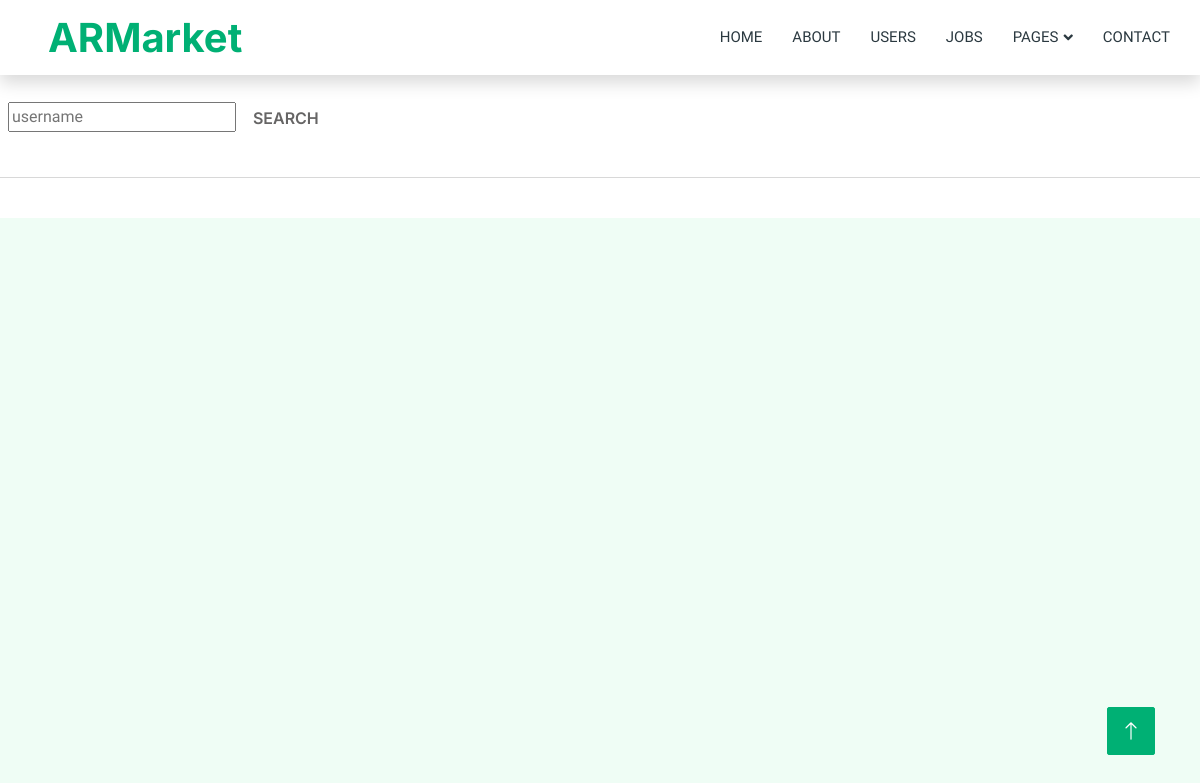
The app's page /searchuser/, older data.
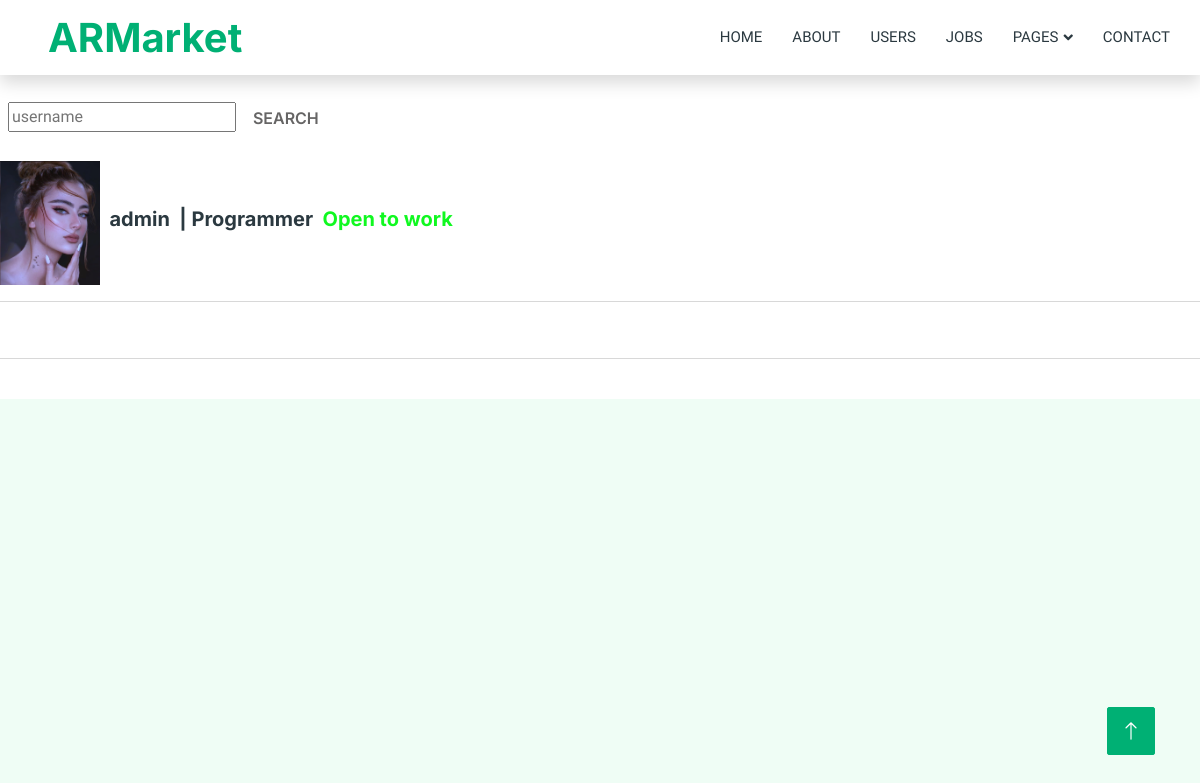
The same page, newer data.
### main/models.py (models this page shows, shortened)
class UserInfo(models.Model):
    obj=models.ForeignKey(User,on_delete=models.CASCADE,related_name='userp')
    img=models.ImageField('imagers',upload_to='users')
    prof=models.CharField('profession',max_length=255)
    about=models.TextField('about',blank=True)
    education=models.CharField('Education',blank=True,max_length=255)
    licenses=models.CharField('Licenses & certificationsLicenses',blank=True,max_length=255)
    skills=models.CharField('skills',max_length=500,blank=True)
    open=models.BooleanField('Open to work',default=True)
    points=models.IntegerField(default=10)
    register_dt=models.DateTimeField(auto_now_add=True,null=True)
    class Meta:
        verbose_name='User Info'
        verbose_name_plural='Users info'

### main/views.py (the view)
# urls.py: path('searchuser/',SearchUser.as_view(),name='searchuser'),
class SearchUser(ListView):
    template_name = 'searchuser.html'
    def get(self,request):
        me=request.user
        user=User.objects.all()
        subuser=User.objects.filter()
        context={
            'me':me,
            'user':user,
            'subuser':subuser,
                }
        return render(request,self.template_name,context)

### main/Templates/searchuser.html (shortened to what this page needs)
{% load static %}
<!DOCTYPE html>
<html lang="en">
<head>
    <link href="https://cdnjs.cloudflare.com/ajax/libs/font-awesome/5.10.0/css/all.min.css" rel="stylesheet">
    <link href="https://cdn.jsdelivr.net/npm/bootstrap-icons@1.4.1/font/bootstrap-icons.css" rel="stylesheet">
    <link href="{% static 'lib/animate/animate.min.css' %}" rel="stylesheet">
    <link href="{% static 'lib/owlcarousel/assets/owl.carousel.min.css' %}" rel="stylesheet">
    <link href="{% static 'css/bootstrap.min.css' %}" rel="stylesheet">
    <link href="{% static 'css/style.css' %}" rel="stylesheet">
    <link href="https://cdnjs.cloudflare.com/ajax/libs/font-awesome/5.10.0/css/all.min.css" rel="stylesheet">
    <link href="https://cdn.jsdelivr.net/npm/bootstrap-icons@1.4.1/font/bootstrap-icons.css" rel="stylesheet">
    <link href="{% static 'lib/animate/animate.min.css' %}" rel="stylesheet">
    <link href="{% static 'lib/owlcarousel/assets/owl.carousel.min.css' %}" rel="stylesheet">
    <link href="{% static 'css/bootstrap.min.css' %}" rel="stylesheet">
    <link href="{% static 'css/style.css' %}" rel="stylesheet">
</head>
<body>
    <div class="container-xxl bg-white p-0">
        <nav class="navbar navbar-expand-lg bg-white navbar-light shadow sticky-top p-0">
            <a href="{% url 'home' %}" class="navbar-brand d-flex align-items-center text-center py-0 px-4 px-lg-5">
                <h1 class="m-0 text-primary">ARMarket</h1>
            </a>
            <div class="collapse navbar-collapse" id="navbarCollapse">
                <div class="navbar-nav ms-auto p-4 p-lg-0">
                    <a href="{% url 'home' %}" class="nav-item nav-link">Home</a>
                    <a href="{% url 'about' %}" class="nav-item nav-link">About</a>
                    <a href="{% url 'searchuser' %}" class="nav-item nav-link">Users</a>
                        <a href="{% url 'joblist' %}" class="nav-link dropdown">Jobs</a>
                    <div class="nav-item dropdown">
                        <a href="#" class="nav-link dropdown-toggle" data-bs-toggle="dropdown">Pages</a>
                    </div>
                    <a href="{% url 'contact' %}" class="nav-item nav-link">Contact</a>
                    </div>
            </div>
        </nav>
        <br>
    <form action="{% url 'searchworker' %}" method="get">
        &nbsp;&nbsp;<input type="text" type="search" name="u" placeholder="username">
        <button class="btn"> Search</button>
        </form>
    <br>
    {% for i in user %}
    {% if i.is_active %}
    <a href="{% url 'user' i.id %}">
        {% for j in i.userp.all %}
        <div style="display: flex; align-items: center;">
            <img src="{{ j.img.url }}" alt="" width="100px">
            <h5>&nbsp;&nbsp;{{ i.username }}</h5><br>
              <h5>&nbsp;&nbsp;|  {{ j.prof }}</h5>
                {% if j.open %}
                    <h5 style="color: rgb(16, 248, 32);">&nbsp;&nbsp;Open to work</h5>
                {% else %}
                    <h5 style="color: blue;">&nbsp;&nbsp;Currently working</h5>
                {% endif %}
        </div>
        {% endfor %}
    </a>
    <hr><br>
    {% endif %}
    {% endfor %}
<a href="#" class="btn btn-lg btn-primary btn-lg-square back-to-top"><i class="bi bi-arrow-up"></i></a>
</div>
</body>
</html>

Row changes from the older to the newer data that the page shows:
added UserInfo: img (picture), {{ i.username }} "admin", prof "Programmer", open "Open to work"
